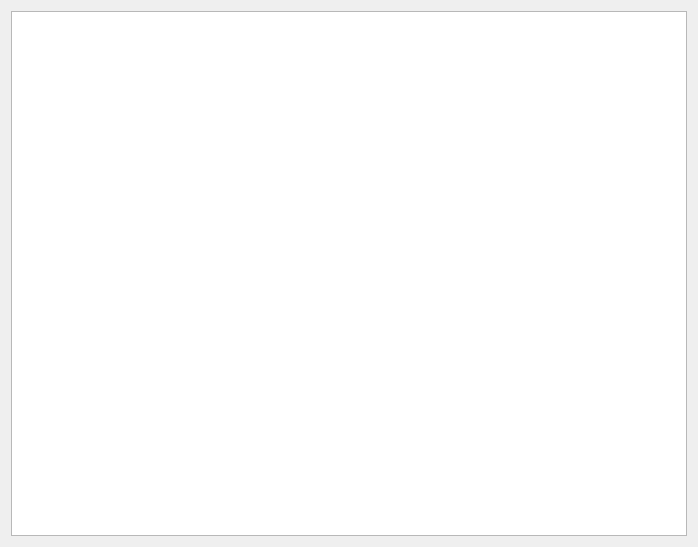
<?xml version="1.0" encoding="UTF-8"?>
<ui version="4.0">
 <class>PowerMeasure</class>
 <widget class="QWidget" name="PowerMeasure">
  <property name="geometry">
   <rect>
    <x>0</x>
    <y>0</y>
    <width>698</width>
    <height>547</height>
   </rect>
  </property>
  <property name="windowTitle">
   <string>Form</string>
  </property>
  <layout class="QVBoxLayout" name="verticalLayout_2">
   <item>
    <layout class="QVBoxLayout" name="verticalLayout" stretch="9">
     <item>
      <widget class="QTableView" name="tb_powerMeasure"/>
     </item>
    </layout>
   </item>
  </layout>
 </widget>
 <resources/>
 <connections/>
</ui>
